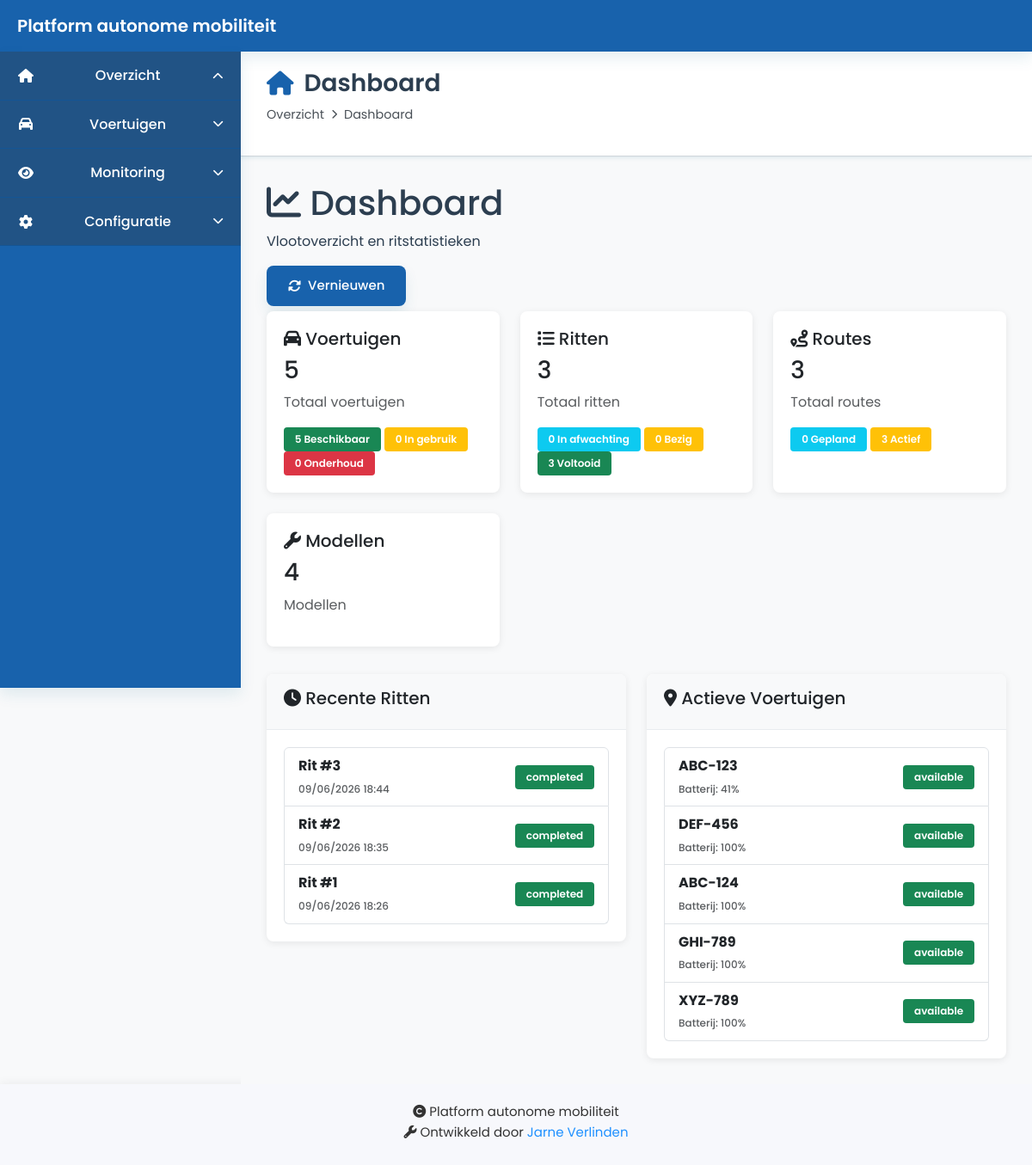
/dismiss_alert.php, run on an earlier commit of the app's database.
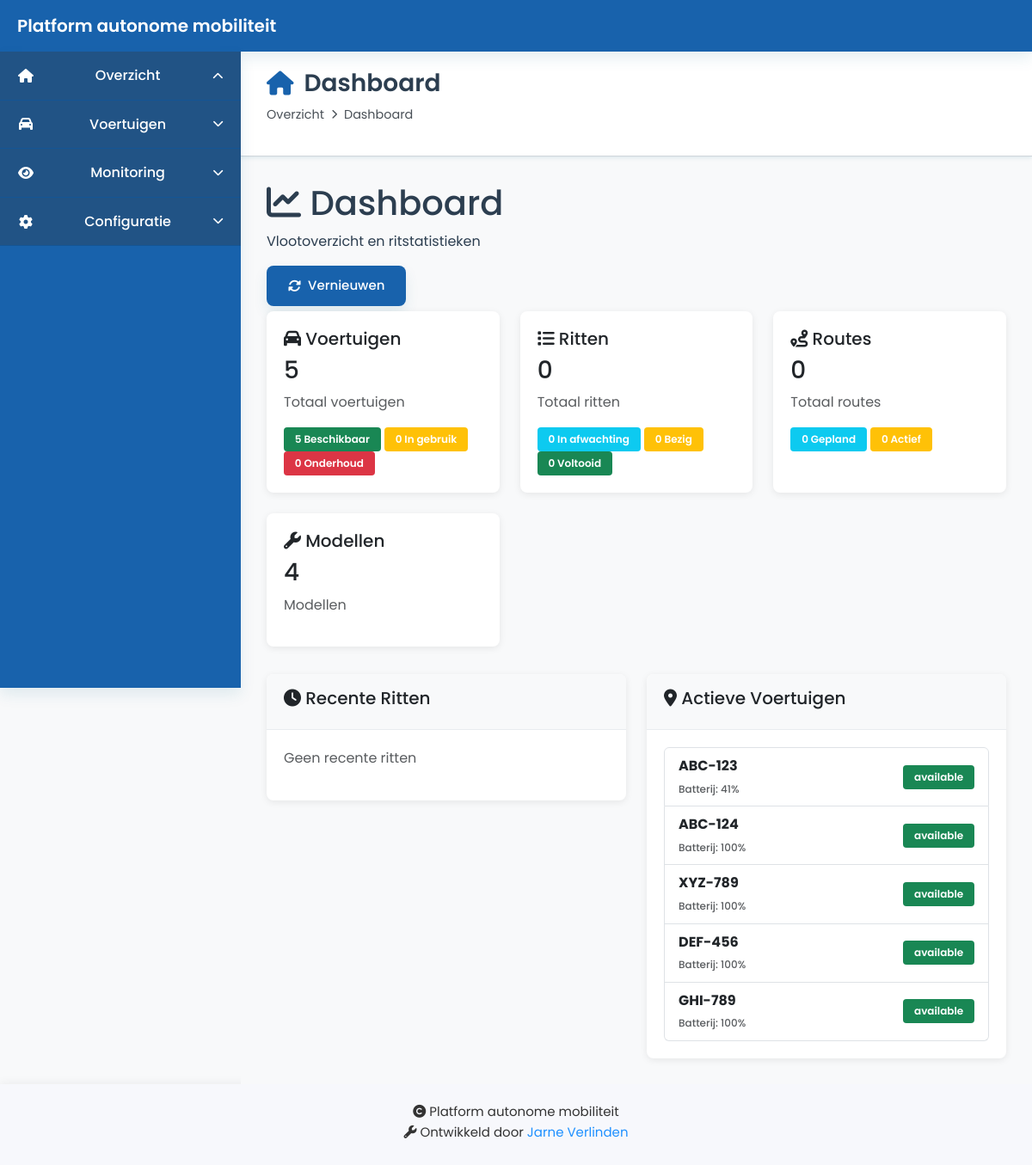
And on a later commit of the database.
### tables this page shows
CREATE TABLE `ride_requests` (
  `id` int(11) NOT NULL,
  `user_id` int(11) DEFAULT NULL COMMENT 'Customer user ID if registered',
  `customer_name` varchar(255) DEFAULT NULL COMMENT 'For non-registered customers',
  `customer_email` varchar(255) DEFAULT NULL COMMENT 'For non-registered customers',
  `customer_phone` varchar(50) DEFAULT NULL COMMENT 'For non-registered customers',
  `pickup_latitude` decimal(10,8) NOT NULL,
  `pickup_longitude` decimal(11,8) NOT NULL,
  `pickup_address` varchar(500) DEFAULT NULL,
  `dropoff_latitude` decimal(10,8) NOT NULL,
  `dropoff_longitude` decimal(11,8) NOT NULL,
  `dropoff_address` varchar(500) DEFAULT NULL,
  `requested_pickup_time` datetime NOT NULL,
  `passenger_count` int(11) NOT NULL DEFAULT 1,
  `comfort_level` enum('basic','standard','premium') DEFAULT 'standard',
  `shared_ride` tinyint(1) DEFAULT 0 COMMENT 'Whether customer accepts shared ride',
  `estimated_distance_km` decimal(10,2) DEFAULT NULL,
  `estimated_duration_minutes` int(11) DEFAULT NULL,
  `estimated_price_cents` int(11) DEFAULT NULL,
  `status` enum('pending','assigned','in_progress','completed','cancelled') DEFAULT 'pending',
  `vehicle_id` int(11) DEFAULT NULL COMMENT 'Assigned vehicle',
  `route_id` int(11) DEFAULT NULL COMMENT 'Assigned route',
  `actual_pickup_time` datetime DEFAULT NULL,
  `actual_dropoff_time` datetime DEFAULT NULL,
  `actual_distance_km` decimal(10,2) DEFAULT NULL,
  `actual_duration_minutes` int(11) DEFAULT NULL,
  `actual_price_cents` int(11) DEFAULT NULL,
  `created_at` timestamp NOT NULL DEFAULT current_timestamp(),
  `updated_at` timestamp NOT NULL DEFAULT current_timestamp() ON UPDATE current_timestamp()
);

CREATE TABLE `vehicles` (
  `id` int(11) NOT NULL,
  `vehicle_template_id` int(11) NOT NULL,
  `license_plate` varchar(20) NOT NULL,
  `vin` varchar(50) DEFAULT NULL,
  `status` enum('available','in_use','maintenance','out_of_service') DEFAULT 'available',
  `battery_level` int(11) DEFAULT 100 COMMENT 'Percentage 0-100',
  `odometer_km` int(11) DEFAULT 0,
  `last_maintenance_date` date DEFAULT NULL,
  `next_maintenance_km` int(11) DEFAULT NULL,
  `is_active` tinyint(1) DEFAULT 1,
  `created_at` timestamp NOT NULL DEFAULT current_timestamp(),
  `updated_at` timestamp NOT NULL DEFAULT current_timestamp() ON UPDATE current_timestamp()
);

### dismiss_alert.php (called while the page is built, shortened)
<?php
require_once 'src/header.php';

### src/tabs/dashboard.php (the view, shortened to what the rows shown need)
<?php
$db = Database::getConnection();
?>
<div class="dashboard-container">
    <div class="dashboard-header">
        <div class="header-left">
            <h1><i class="fas fa-chart-line"></i> Dashboard</h1>
        </div>
    </div>
    <div class="row">
        <div class="col-md-6">
            <div class="card">
                <div class="card-body">
                    <?php
                    $recentRides = $db->query("SELECT id, customer_name, status, requested_pickup_time, created_at
                                                FROM ride_requests
                                                ORDER BY created_at DESC
                                                LIMIT 5")->fetchAll(\PDO::FETCH_ASSOC);
                    ?>
                    <?php if (empty($recentRides)): ?>
                        <p class="text-muted">Geen recente ritten</p>
                    <?php else: ?>
                        <ul class="list-group">
                            <?php foreach ($recentRides as $ride): ?>
                                <li class="list-group-item d-flex justify-content-between align-items-center">
                                    <div>
                                        <strong><?= htmlspecialchars($ride['customer_name'] ?? 'Rit #' . $ride['id']) ?></strong><br>
                                        <small class="text-muted"><?= date('d/m/Y H:i', strtotime($ride['created_at'])) ?></small>
                                    </div>
                                    <span class="badge bg-<?= $ride['status'] === 'completed' ? 'success' : ($ride['status'] === 'in_progress' ? 'warning' : 'info') ?>">
                                        <?= htmlspecialchars($ride['status']) ?>
                                    </span>
                                </li>
                            <?php endforeach; ?>
                        </ul>
                    <?php endif; ?>
                </div>
            </div>
        </div>
        <div class="col-md-6">
            <div class="card">
                <div class="card-body">
                    <?php
                    $activeVehicles = $db->query("SELECT v.id, v.license_plate, v.status, v.battery_level, vlr.latitude AS current_latitude, vlr.longitude AS current_longitude
                                                   FROM vehicles v
                                                   LEFT JOIN (
                                                       SELECT vehicle_id, latitude, longitude
                                                       FROM vehicle_location_reports
                                                       WHERE id IN (
                                                           SELECT MAX(id) FROM vehicle_location_reports GROUP BY vehicle_id
                                                       )
                                                   ) vlr ON v.id = vlr.vehicle_id
                                                   WHERE v.status IN ('available', 'in_use') AND v.is_active = 1
                                                   ORDER BY v.status DESC
                                                   LIMIT 5")->fetchAll(\PDO::FETCH_ASSOC);
                    ?>
                    <?php if (empty($activeVehicles)): ?>
                        <p class="text-muted">Geen actieve voertuigen</p>
                    <?php else: ?>
                        <ul class="list-group">
                            <?php foreach ($activeVehicles as $vehicle): ?>
                                <li class="list-group-item d-flex justify-content-between align-items-center">
                                    <div>
                                        <strong><?= htmlspecialchars($vehicle['license_plate']) ?></strong><br>
                                        <small class="text-muted">Batterij: <?= htmlspecialchars($vehicle['battery_level']) ?>%</small>
                                    </div>
                                    <span class="badge bg-<?= $vehicle['status'] === 'available' ? 'success' : 'warning' ?>">
                                        <?= htmlspecialchars($vehicle['status']) ?>
                                    </span>
                                </li>
                            <?php endforeach; ?>
                        </ul>
                    <?php endif; ?>
                </div>
            </div>
        </div>
    </div>
</div>

What changed in the data, as far as the page shows it:
removed ride_requests: customer_name+id "Rit #3", created_at "09/06/2026 18:44", status "completed"
removed ride_requests: customer_name+id "Rit #2", created_at "09/06/2026 18:35", status "completed"
removed ride_requests: customer_name+id "Rit #1", created_at "09/06/2026 18:26", status "completed"
shown differently, row unchanged: vehicles "ABC-124": moves up the list
shown differently, row unchanged: vehicles "XYZ-789": moves up the list
Also different on the page:
$rideStats['total_rides']: "3" → "0"
$rideStats['completed_rides']: "3" → "0"
$routeStats['total_routes']: "3" → "0"
$routeStats['active_routes']: "3" → "0"
text now shown: "Geen recente ritten"
